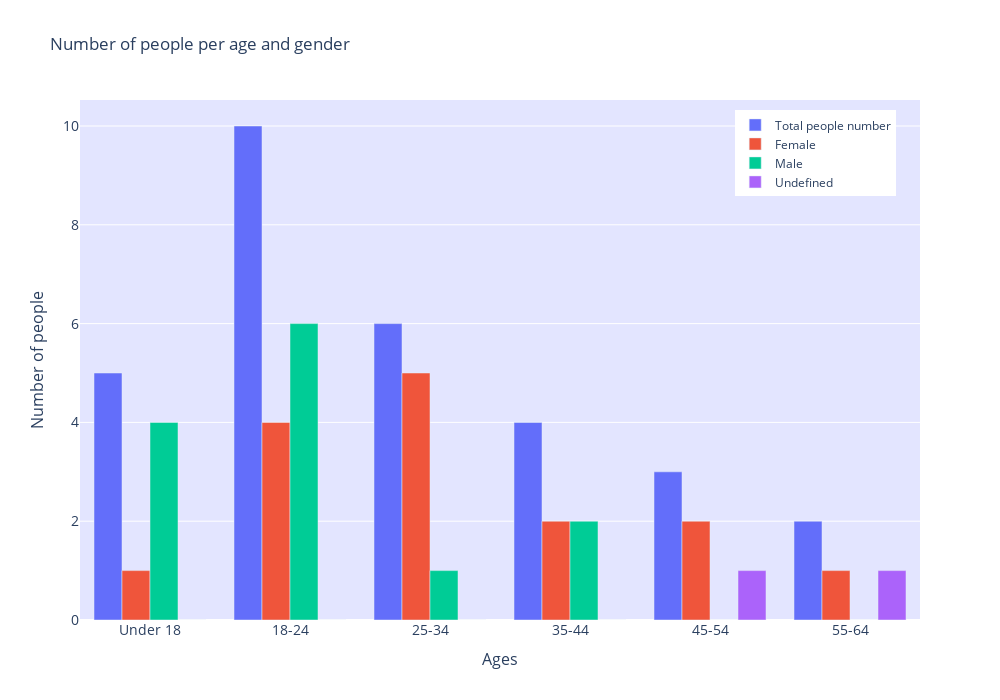

This figure's notebook cell:
### Code cell
import plotly.graph_objects as go

fig = go.Figure()
for i in ['Total people number', 'Female', 'Male', 'Undefined']:
    fig.add_trace(go.Bar(
        x = DF_People_per_age['Ages'],
        y= DF_People_per_age[i],
        name = i
    ))
    
fig.update_layout(width=1000, height=700, plot_bgcolor='#e3e5ff', title='Number of people per age and gender',
                  legend=dict(
        x=0.78,
        y=0.98,
        bgcolor='rgba(255, 255, 255, 2)',
    ),yaxis=dict(
        title='Number of people',
        titlefont_size=16,
        tickfont_size=14,
    ),
                 xaxis=dict(
        title='Ages',
        titlefont_size=16,
        tickfont_size=14,
    ))
fig.show()

### Figure 1 — Plotly figure (JSON) as saved in the notebook; plotly's stock layout.template omitted (floating-point values rounded to 4 significant figures)
{"data": [{"name": "Total people number", "type": "bar", "x": ["Under 18", "18-24", "25-34", "35-44", "45-54", "55-64"], "y": [5, 10, 6, 4, 3, 2]}, {"name": "Female", "type": "bar", "x": ["Under 18", "18-24", "25-34", "35-44", "45-54", "55-64"], "y": [1, 4, 5, 2, 2, 1]}, {"name": "Male", "type": "bar", "x": ["Under 18", "18-24", "25-34", "35-44", "45-54", "55-64"], "y": [4, 6, 1, 2, 0, 0]}, {"name": "Undefined", "type": "bar", "x": ["Under 18", "18-24", "25-34", "35-44", "45-54", "55-64"], "y": [0, 0, 0, 0, 1, 1]}], "layout": {"height": 700, "legend": {"bgcolor": "rgba(255, 255, 255, 2)", "x": 0.78, "y": 0.98}, "plot_bgcolor": "#e3e5ff", "title": {"text": "Number of people per age and gender"}, "width": 1000, "xaxis": {"tickfont": {"size": 14}, "title": {"font": {"size": 16}, "text": "Ages"}}, "yaxis": {"tickfont": {"size": 14}, "title": {"font": {"size": 16}, "text": "Number of people"}}}}
